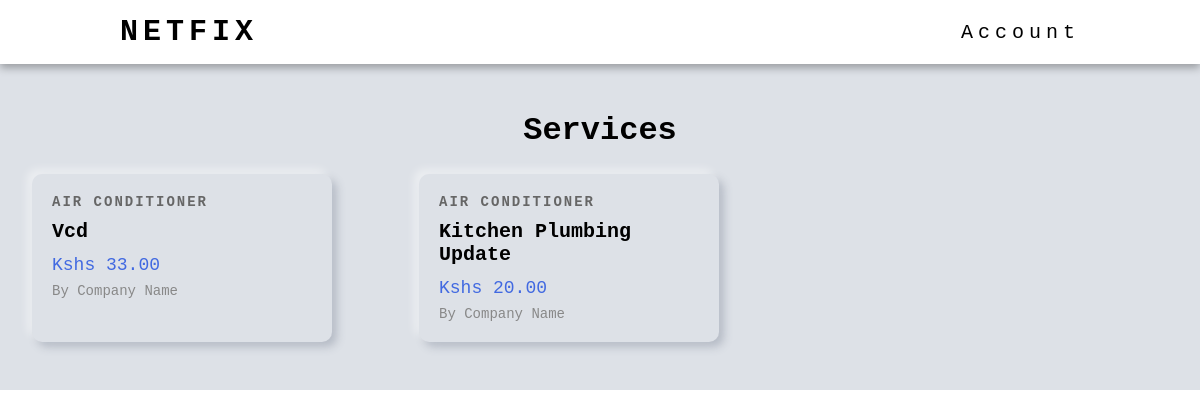
Page /services/ on the committed database.
### services/models.py (models this page shows, shortened)
class Service(models.Model):
    company = models.ForeignKey(Company, default="", on_delete=models.CASCADE)
    name = models.CharField(max_length=40)
    description = models.TextField()
    price_hr = models.DecimalField(decimal_places=2, max_digits=100)
    choices = (
        ('Air Conditioner', 'Air Conditioner'),
        ('Carpentry', 'Carpentry'),
        ('Electricity', 'Electricity'),
        ('Gardening', 'Gardening'),
        ('Home Machines', 'Home Machines'),
        ('House Keeping', 'House Keeping'),
        ('Interior Design', 'Interior Design'),
        ('Locks', 'Locks'),
        ('Painting', 'Painting'),
        ('Plumbing', 'Plumbing'),
        ('Water Heaters', 'Water Heaters'),
    )
    field = models.CharField(max_length=30, blank=False, null=False, default="", choices=choices)
    date = models.DateTimeField(auto_now=True, null=False)
    id = models.UUIDField(default=uuid.uuid4, unique=True, primary_key=True, editable=False)

### services/views.py (the view)
# urls.py: path("", v.service_list, name="service_list"),
def service_list(request):
    services = Service.objects.all().order_by("-date")
    context = {
        "services" : services
    }
    return render(request, 'services/services.html', context)

### services/templates/services/services.html (shortened to what this page needs)
{% extends 'main/base.html' %}
{% block content %}
<div class="services-header">
    <h1>Services</h1>
</div>
<div class="services-grid">
    {% for service in services %}
    <a href="{% url 'index' service.id %}" class="service-card">
        <div class="card-content">
            <div class="service-category">{{ service.field }}</div>
            <h2 class="service-name">{{ service.name }}</h2>
            <div class="service-price">Kshs {{ service.price_hr }}</div>
            <div class="service-company">by company name</div>
        </div>
    </a>
    {% endfor %}
</div>
{% endblock content %}

### static/css/style.css (style rules this page uses)
* { margin: 0; padding: 0; box-sizing: border-box; font-family: 'Courier New', Courier, monospace; }
a { text-decoration: none; color: black; }
.services-grid { display: grid; grid-template-columns: repeat(auto-fill, minmax(300px, 1fr)); gap: 25px; }
.services-header { display: flex; align-items: center; justify-content: center; flex-direction: column; margin-bottom: 25px; }
.service-card { width: 300px; border-radius: 10px; box-shadow: -5px -5px 9px rgba(255,255,255,0.45), 5px 5px 9px rgba(94,104,121,0.3); transition: transform 0.3s; cursor: pointer; text-decoration: none; color: black; display: block; }
.card-content { padding: 20px; }
.service-category { font-size: 14px; font-weight: 800; color: #666; margin-bottom: 10px; text-transform: uppercase; letter-spacing: 2px; }
.service-name { font-size: 20px; text-transform: capitalize; font-weight: bold; margin-bottom: 12px; }
.service-price { font-size: 18px; color: royalblue; margin-bottom: 8px; }
.service-company { font-size: 14px; text-transform: capitalize; color: #888; }

### rows in the picture
Service: field "AIR CONDITIONER", name "Vcd", price_hr "33.00"
Service: field "AIR CONDITIONER", name "Kitchen Plumbing Update", price_hr "20.00"
